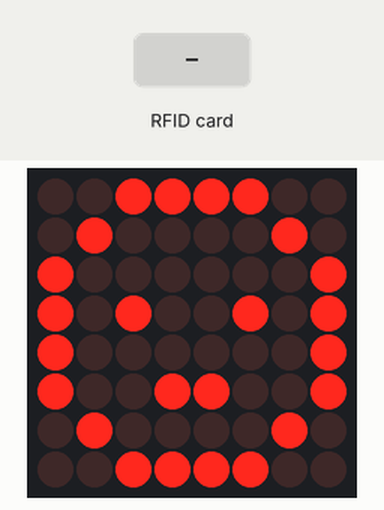
Simulated run of this sketch. Board: Arduino Nano, built with avr-gcc and run on an emulated ATmega328P. Parts: 8×8 LED matrix. Wiring (inferred from the names in the program): MAX7219 LED driver (orientation assumed): data A3; clock A1; CS A2. The inputs (shaded band) are chosen by the test bench.

Above: at 1.2 s.
1.3 s: RFID card 5E 7A 19 C4 held to the reader
At 2.4 s:
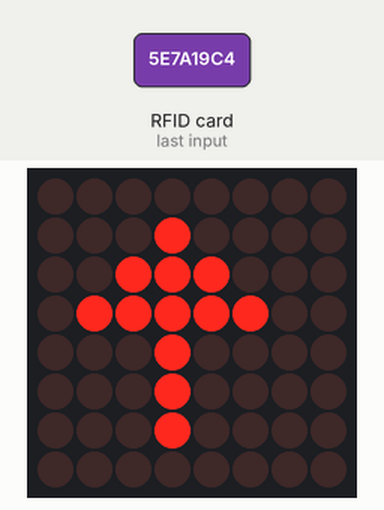
Timing chart, 0 to 4.3 s (numbered marks = the images above; inputs shaded):
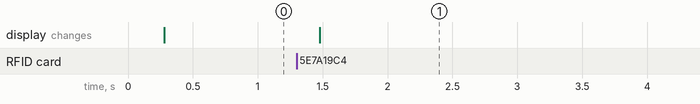

The sketch:

lowcost.ino
```cpp
#include <SimpleTimer.h>
#include <time.h>
#include "RFID.h"
//#include "SevenSegs.h"
#include "Matrix.h"
#include "getMatrice.h"

RFID rfid;
//SevenSegs seven_segs;
Matrix matrix;

SimpleTimer timer;

byte sander[] = {
   0b00111100,
   0b01000010,
   0b10000001,
   0b10100101,
   0b10000001,
   0b10011001,
   0b01000010,
   0b00111100
};

void matrixLoop() {
  matrix.loop();
}

void setup() {
    //Serial.begin(9600); // Initialize serial communications with the PC
    //while (!Serial);    // Do nothing if no serial port is opened (added for Arduinos based on ATMEGA32U4)
    rfid.init(1, 4);
    matrix.init();
    timer.setInterval(200, matrixLoop);
    matrix.write(sander);
}

unsigned long t = 0;

void loop() {
    // RFID
    rfid.loop();
    switch(rfid.state) {
        case RFID::WAITING:
            char s[4];
            s[0] = rfid.buffer[0] + '0';
            s[1] = rfid.buffer[1] + '0';
            s[2] = rfid.buffer[2] + '0';
            s[3] = rfid.buffer[3] + '0';
            matrix.write(getMatrice(s));
            rfid.reset();
            t = millis();
        break;
        default:
          if(millis() - t > 3000) {
            t = millis();
            matrix.write(sander);
          }
    }

    // Seven segs
    //seven_segs.write("0204");
    //seven_segs.loop();

    // Matrix
    //matrix.write(sander);

    // timer
    timer.run();
}
```

Matrix.cpp
```cpp
#include <time.h>
#include "Matrix.h"

int dataIn = A3;
int load = A2;
int clockPin = A1;

void putByte(byte data) {
  byte i = 8;
  byte mask;
  while(i > 0) {
    mask = 0x01 << (i - 1);      // get bitmask
    digitalWrite(clockPin, LOW);   // tick
    if (data & mask){            // choose bit
      digitalWrite(dataIn, HIGH);// send 1
    }else{
      digitalWrite(dataIn, LOW); // send 0
    }
    digitalWrite(clockPin, HIGH);   // tock
    --i;                         // move to lesser bit
  }
}

void line(byte reg, byte col) {
  digitalWrite(load, LOW);       // begin
  putByte(reg);                  // specify register
  putByte(col);//((data & 0x01) * 256) + data >> 1); // put data
  digitalWrite(load, LOW);       // and load da stuff
  digitalWrite(load, HIGH);
}

Matrix::Matrix() {

}

void Matrix::init() {
  pinMode(dataIn, OUTPUT);
  pinMode(clockPin,  OUTPUT);
  pinMode(load,   OUTPUT);

  //initiation of the max 7219
  line(max7219_reg_scanLimit, 0x07);
  line(max7219_reg_decodeMode, 0x00);  // using an led matrix (not digits)
  line(max7219_reg_shutdown, 0x01);    // not in shutdown mode
  line(max7219_reg_displayTest, 0x00); // no display test
}

unsigned long old = 0;

void Matrix::write(byte m[8]) {
  _m = m;
}

void Matrix::loop() {
  int i, j;
  byte m2[8];
  for(i = 0; i < 8; i++) {
    m2[i] = 0;
    for(j = 0; j < 8; j++) {
      m2[i] |= (_m[j] & (1 << (7 - i))) >> (7 - i) << j;
    }
  }
  for(i = 0; i < 8; i++) {
    line(i+1, m2[i]);
  }
  line(max7219_reg_intensity, 255);
}
```

Matrix.h
```cpp
#include <Arduino.h>

class Matrix
{
  public:
    Matrix();

    void init();
    void write(byte m[8]);
    void loop();

  private:
    byte* _m;
    int maxInUse = 1;    // change this variable to set how many MAX7219's you'll use
    int e = 0;           // just a variable

    // define max7219 registers
    byte max7219_reg_noop        = 0x00;
    byte max7219_reg_digit0      = 0x01;
    byte max7219_reg_digit1      = 0x02;
    byte max7219_reg_digit2      = 0x03;
    byte max7219_reg_digit3      = 0x04;
    byte max7219_reg_digit4      = 0x05;
    byte max7219_reg_digit5      = 0x06;
    byte max7219_reg_digit6      = 0x07;
    byte max7219_reg_digit7      = 0x08;
    byte max7219_reg_decodeMode  = 0x09;
    byte max7219_reg_intensity   = 0x0a;
    byte max7219_reg_scanLimit   = 0x0b;
    byte max7219_reg_shutdown    = 0x0c;
    byte max7219_reg_displayTest = 0x0f;
};
```

RFID.cpp
```cpp
#include "RFID.h"

#define RST_PIN         9
#define SS_PIN          10

MFRC522 mfrc522(SS_PIN, RST_PIN);
MFRC522::MIFARE_Key key;

RFID::RFID() {

}

void RFID::init(byte sector, byte blockAddr) {
    SPI.begin();        // Init SPI bus
    mfrc522.PCD_Init(); // Init MFRC522 card

    // Prepare the key (used both as key A and as key B)
    // using FFFFFFFFFFFFh which is the default at chip delivery from the factory
    for (byte i = 0; i < 6; i++) {
        key.keyByte[i] = 0xFF;
    }

    _sector = sector;
    _blockAddr = blockAddr;
}

void RFID::loop() {
    byte trailerBlock = 7;
    MFRC522::StatusCode status;

    // Look for new cards
    if ( ! mfrc522.PICC_IsNewCardPresent())
        return;

    // Select one of the cards
    if ( ! mfrc522.PICC_ReadCardSerial())
        return;

    // Authenticate using key A
    status = (MFRC522::StatusCode) mfrc522.PCD_Authenticate(MFRC522::PICC_CMD_MF_AUTH_KEY_A, trailerBlock, &key, &(mfrc522.uid));
    if (status != MFRC522::STATUS_OK) {
        state = ERROR;
        return;
    }

    // Read data from the block (again, should now be what we have written)
    status = (MFRC522::StatusCode) mfrc522.MIFARE_Read(_blockAddr, buffer, &size);
    if (status != MFRC522::STATUS_OK) {
      state = ERROR;
    }

    state = WAITING;
}

void RFID::write(byte dataBlock[16]) {
    _dataBlock = dataBlock;
    state = WRITING;
}

void RFID::reset() {
    // Halt PICC
    mfrc522.PICC_HaltA();
    // Stop encryption on PCD
    mfrc522.PCD_StopCrypto1();

    state = READY;
}

MFRC522::Uid RFID::getUid() {
    return mfrc522.uid;
}
```

RFID.h
```cpp
#include <SPI.h>
#include <MFRC522.h>

class RFID
{
  public:
    enum State {
        READY,
        WAITING,
        WRITING,
        ERROR
    };

    RFID();

    void init(byte sector, byte blockAddr);
    void loop();
    void write(byte dataBlock[16]);
    void reset();
    MFRC522::Uid getUid();

    State state;

    byte buffer[18];
    byte size = sizeof(buffer);

  private:
    byte _sector;
    byte _blockAddr;
    byte* _dataBlock;
};
```

SevenSegs.cpp
```cpp
#include "SevenSegs.h"

SevenSegs::SevenSegs() {

}

void SevenSegs::init() {
  DigitOn = LOW;
  DigitOff = HIGH;
  SegOn = HIGH;
  SegOff = LOW;

  DigitPins[0] = A4;
  DigitPins[1] = A5;
  DigitPins[2] = 2;
  DigitPins[3] = 3;
  SegmentPins[0] = 4;
  SegmentPins[1] = 5;
  SegmentPins[2] = 6;
  SegmentPins[3] = 7;
  SegmentPins[4] = 8;
  SegmentPins[5] = A7;
  SegmentPins[6] = A0;
  SegmentPins[7] = A6;

  //Set Pin Modes as outputs
  for (byte digit = 0; digit < 4; digit++) {
    pinMode(DigitPins[digit], OUTPUT);
  }
  for (byte seg = 0; seg < 8; seg++) {
    pinMode(SegmentPins[seg], OUTPUT);
  }

  //Turn Everything Off
  //Set all digit pins off.  Low for common anode, high for common cathode
  for (byte digit = 0; digit < 4; digit++) {
    digitalWrite(DigitPins[digit], LOW);
  }
  //Set all segment pins off.  High for common anode, low for common cathode
  for (byte seg = 0; seg < 8; seg++) {
    digitalWrite(SegmentPins[seg], LOW);
  }
}

void SevenSegs::loop() {
  for (byte seg = 0; seg < 8; seg++) {
    //Turn the relevant segment on
    digitalWrite(SegmentPins[seg], SegOn);

    //For each digit, turn relevant digits on
    for (byte digit = 0; digit < 4; digit++) {
      if ((lights[digit] & bit(7-seg)) == bit(7-seg)) {
        digitalWrite(DigitPins[digit], DigitOn);
      }
      //delay(200); //Uncomment this to see it in slow motion
    }
    //Turn all digits off
    for (byte digit = 0; digit < 4; digit++) {
      digitalWrite(DigitPins[digit], DigitOff);
    }

    //Turn the relevant segment off
    digitalWrite(SegmentPins[seg], SegOff);
  }
}

void SevenSegs::write(const char s[4]) {
  for (byte digit = 0; digit < 4; digit++) {
    switch (s[digit]) {
      case '0':
        lights[digit] = 0b11111111;
        break;
      case '1':
        lights[digit] = 0b01100000;
        break;
      case '2':
        lights[digit] = 0b11011010;
        break;
      case '3':
        lights[digit] = 0b11110010;
        break;
      case '4':
        lights[digit] = 0b01100110;
        break;
      case '5':
        lights[digit] = 0b10110110;
        break;
      case '6':
        lights[digit] = 0b10111110;
        break;
      case '7':
        lights[digit] = 0b11100000;
        break;
      case '8':
        lights[digit] = 0b11111110;
        break;
      case '9':
        lights[digit] = 0b11110110;
        break;
      case 'A':
        lights[digit] = 0b11101110;
        break;
      case 'B':
        lights[digit] = 0b11111110;
        break;
      case 'C':
        lights[digit] = 0b10011100;
        break;
      case 'D':
        lights[digit] = 0b11111100;
        break;
      case 'E':
        lights[digit] = 0b10011110;
        break;
      case 'F':
        lights[digit] = 0b10001110;
        break;
      case 'H':
        lights[digit] = 0b01101110;
        break;
      case 'L':
        lights[digit] = 0b00011100;
        break;
      case 'U':
        lights[digit] = 0b01111100;
        break;
      case 'I':
        lights[digit] = 0b00011000;
        break;
      case '/':
      case ' ':
        lights[digit] = 0b00000000;
        break;
      default:
        lights[digit] = 0b00111010;
        break;
    }
  }
}

void SevenSegs::reset() {
  write("    ");
}
```

SevenSegs.h
```cpp
#include <Arduino.h>

class SevenSegs
{
  public:
    SevenSegs();

    void init();
    void loop();
    void write(const char s[4]);
    void reset();


  private:
    boolean DigitOn, DigitOff, SegOn, SegOff;
    byte DigitPins[4];
    byte SegmentPins[8];
    byte lights[4];
};
```

getMatrice.cpp
```cpp
#include <Arduino.h>
#include "getMatrice.h"

unsigned char front_left[8] ={
0b00000000,
0b01111000,
0b01100000,
0b01010000,
0b01001000,
0b00000100,
0b00000010,
0b00000000
};

unsigned char front_right[8] ={
0b00000000,
0b00011110,
0b00000110,
0b00001010,
0b00010010,
0b00100000,
0b01000000,
0b00000000
};

unsigned char front[8] ={
0b00000000,
0b00010000,
0b00111000,
0b01111100,
0b00010000,
0b00010000,
0b00010000,
0b00000000
};

unsigned char right[8] ={
0b00000000,
0b00001000,
0b00001100,
0b01111110,
0b00001100,
0b00001000,
0b00000000,
0b00000000
};

unsigned char left[8] ={
0b00000000,
0b00010000,
0b00110000,
0b01111110,
0b00110000,
0b00010000,
0b00000000,
0b00000000
};

unsigned char* getMatrice(const char s[4])
{
    if(strcmp(s, "0201") == 0)
    return right;
    else if(strcmp(s, "0202") == 0)
    return right;
    else if(strcmp(s, "0203") == 0)
    return right;
    else if(strcmp(s, "0204") == 0)
    return right;
    else if(strcmp(s, "0205") == 0)
    return right;
    else if(strcmp(s, "0206") == 0)
    return right;
    else if(strcmp(s, "0207") == 0)
    return right;
    else if(strcmp(s, "0208") == 0)
    return right;
    else if(strcmp(s, "0209") == 0)
    return right;
    else if(strcmp(s, "0210") == 0)
    return right;
    else if(strcmp(s, "0211") == 0)
    return right;
    else if(strcmp(s, "0212") == 0)
    return front_right;
    else if(strcmp(s, "0213") == 0)
    return front_right;
    else if(strcmp(s, "0214") == 0)
    return front_right;
    else if(strcmp(s, "0215") == 0)
    return front_right;
    else if(strcmp(s, "0216") == 0)
    return front_right;
    else if(strcmp(s, "0217") == 0)
    return front_right;
    else if(strcmp(s, "0218") == 0)
    return front_right;
    else if(strcmp(s, "0219") == 0)
    return front;
    else if(strcmp(s, "0220") == 0)
    return front;
    else if(strcmp(s, "0221") == 0)
    return front;
    else if(strcmp(s, "0222") == 0)
    return front_left;
    else if(strcmp(s, "0223") == 0)
    return front_left;
    else if(strcmp(s, "0224") == 0)
    return front_left;
    else if(strcmp(s, "0225") == 0)
    return front_left;
    else if(strcmp(s, "0226") == 0)
    return left;
    else if(strcmp(s, "0227") == 0)
    return left;
    else if(strcmp(s, "0228") == 0)
    return left;
    else
        return front;
}
```

getMatrice.h
```cpp
unsigned char* getMatrice(const char s[4]);
```

Measured:
- after the input at 1.3 s, the display: changes after 0.18 s (image 1)
